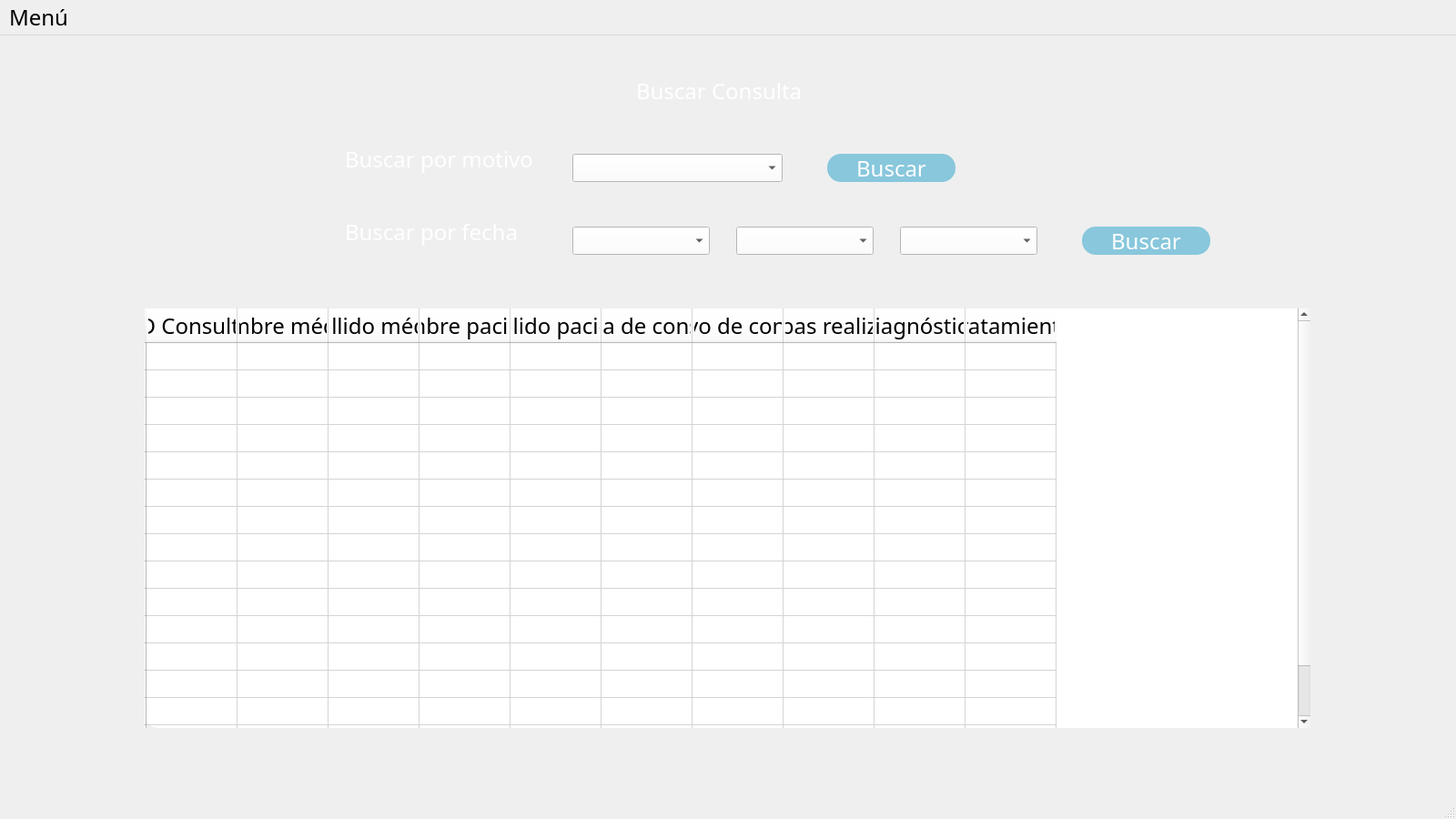
<?xml version="1.0" encoding="UTF-8"?>
<ui version="4.0">
 <class>BuscarConsultaMotivo</class>
 <widget class="QMainWindow" name="BuscarConsultaMotivo">
  <property name="geometry">
   <rect>
    <x>0</x>
    <y>0</y>
    <width>1600</width>
    <height>900</height>
   </rect>
  </property>
  <property name="minimumSize">
   <size>
    <width>1600</width>
    <height>900</height>
   </size>
  </property>
  <property name="maximumSize">
   <size>
    <width>1920</width>
    <height>1080</height>
   </size>
  </property>
  <property name="windowTitle">
   <string>Buscar consulta motivo</string>
  </property>
  <property name="styleSheet">
   <string notr="true">*{
    font-family:century gothic;
    font-size:24px;
}

QWidget{
    background-image: url(:/prefijoNuevo/paisaje-cultura-sostenibilidad.jpg);
}

QFrame{
    background:rgba(0/0/0/0.8);
    border-radius:15px;
}

QPushButton{
    background:#88c7dc;
    color:white;
    border-radius:15px;
}

QPushButton:hover{
    color:#333;
    border-radius:15px;
    background:#49ebff;
}

QToolButton{
    background:red;
    border-radius:60px;

}

QLabel{
    color:white;
    background:transparent;
}

QLineEdit{
    background:transparent;
    border:none;
    color:#717072;
    border-bottom:1px solid #717072;
}</string>
  </property>
  <widget class="QWidget" name="centralwidget">
   <widget class="QFrame" name="frame">
    <property name="geometry">
     <rect>
      <x>49</x>
      <y>30</y>
      <width>1501</width>
      <height>801</height>
     </rect>
    </property>
    <property name="frameShape">
     <enum>QFrame::StyledPanel</enum>
    </property>
    <property name="frameShadow">
     <enum>QFrame::Raised</enum>
    </property>
    <widget class="QLabel" name="label">
     <property name="geometry">
      <rect>
       <x>650</x>
       <y>20</y>
       <width>191</width>
       <height>21</height>
      </rect>
     </property>
     <property name="text">
      <string>Buscar Consulta</string>
     </property>
    </widget>
    <widget class="QTableWidget" name="TablaConsultas">
     <property name="geometry">
      <rect>
       <x>110</x>
       <y>270</y>
       <width>1281</width>
       <height>461</height>
      </rect>
     </property>
     <property name="minimumSize">
      <size>
       <width>0</width>
       <height>0</height>
      </size>
     </property>
     <property name="maximumSize">
      <size>
       <width>1300</width>
       <height>1500</height>
      </size>
     </property>
     <property name="styleSheet">
      <string notr="true">*{ 
background-color: rgb(255, 255, 255);;
color: rgb(0, 0, 0);
font: 10.5pt &quot;MS Shell Dlg 2&quot;
}

</string>
     </property>
     <row>
      <property name="text">
       <string/>
      </property>
     </row>
     <row>
      <property name="text">
       <string/>
      </property>
     </row>
     <row>
      <property name="text">
       <string/>
      </property>
     </row>
     <row>
      <property name="text">
       <string/>
      </property>
     </row>
     <row>
      <property name="text">
       <string/>
      </property>
     </row>
     <row>
      <property name="text">
       <string/>
      </property>
     </row>
     <row>
      <property name="text">
       <string/>
      </property>
     </row>
     <row>
      <property name="text">
       <string/>
      </property>
     </row>
     <row>
      <property name="text">
       <string/>
      </property>
     </row>
     <row>
      <property name="text">
       <string/>
      </property>
     </row>
     <row>
      <property name="text">
       <string/>
      </property>
     </row>
     <row>
      <property name="text">
       <string/>
      </property>
     </row>
     <row>
      <property name="text">
       <string/>
      </property>
     </row>
     <row>
      <property name="text">
       <string/>
      </property>
     </row>
     <row>
      <property name="text">
       <string/>
      </property>
     </row>
     <row>
      <property name="text">
       <string/>
      </property>
     </row>
     <column>
      <property name="text">
       <string>ID Consulta</string>
      </property>
     </column>
     <column>
      <property name="text">
       <string>Nombre médico</string>
      </property>
     </column>
     <column>
      <property name="text">
       <string>Apellido médico</string>
      </property>
     </column>
     <column>
      <property name="text">
       <string>Nombre paciente</string>
      </property>
     </column>
     <column>
      <property name="text">
       <string>Apellido paciente</string>
      </property>
     </column>
     <column>
      <property name="text">
       <string>Fecha de consulta</string>
      </property>
     </column>
     <column>
      <property name="text">
       <string>Motivo de consulta</string>
      </property>
     </column>
     <column>
      <property name="text">
       <string>Pruebas realizadas</string>
      </property>
     </column>
     <column>
      <property name="text">
       <string>Diagnóstico</string>
      </property>
     </column>
     <column>
      <property name="text">
       <string>Tratamiento</string>
      </property>
     </column>
    </widget>
    <widget class="QLabel" name="label_2">
     <property name="geometry">
      <rect>
       <x>330</x>
       <y>90</y>
       <width>221</width>
       <height>31</height>
      </rect>
     </property>
     <property name="text">
      <string>Buscar por motivo</string>
     </property>
    </widget>
    <widget class="QLabel" name="label_3">
     <property name="geometry">
      <rect>
       <x>330</x>
       <y>170</y>
       <width>211</width>
       <height>31</height>
      </rect>
     </property>
     <property name="text">
      <string>Buscar por fecha</string>
     </property>
    </widget>
    <widget class="QComboBox" name="InputMotivo">
     <property name="geometry">
      <rect>
       <x>580</x>
       <y>100</y>
       <width>231</width>
       <height>31</height>
      </rect>
     </property>
     <property name="styleSheet">
      <string notr="true">color: rgb(0, 0, 0);
background-color: rgb(255, 255, 255);</string>
     </property>
     <item>
      <property name="text">
       <string/>
      </property>
     </item>
     <item>
      <property name="text">
       <string>Consulta General</string>
      </property>
     </item>
     <item>
      <property name="text">
       <string>Examenes</string>
      </property>
     </item>
     <item>
      <property name="text">
       <string>Curaciones</string>
      </property>
     </item>
    </widget>
    <widget class="QComboBox" name="inputA">
     <property name="geometry">
      <rect>
       <x>580</x>
       <y>180</y>
       <width>151</width>
       <height>31</height>
      </rect>
     </property>
     <property name="styleSheet">
      <string notr="true">color: rgb(0, 0, 0);
background-color: rgb(255, 255, 255);</string>
     </property>
     <item>
      <property name="text">
       <string/>
      </property>
     </item>
     <item>
      <property name="text">
       <string>2021</string>
      </property>
     </item>
     <item>
      <property name="text">
       <string>2022</string>
      </property>
     </item>
     <item>
      <property name="text">
       <string>2023</string>
      </property>
     </item>
     <item>
      <property name="text">
       <string>2024</string>
      </property>
     </item>
     <item>
      <property name="text">
       <string>2025</string>
      </property>
     </item>
     <item>
      <property name="text">
       <string>2026</string>
      </property>
     </item>
     <item>
      <property name="text">
       <string>2027</string>
      </property>
     </item>
     <item>
      <property name="text">
       <string>2028</string>
      </property>
     </item>
     <item>
      <property name="text">
       <string>2029</string>
      </property>
     </item>
     <item>
      <property name="text">
       <string>2030</string>
      </property>
     </item>
    </widget>
    <widget class="QComboBox" name="inputM">
     <property name="geometry">
      <rect>
       <x>760</x>
       <y>180</y>
       <width>151</width>
       <height>31</height>
      </rect>
     </property>
     <property name="styleSheet">
      <string notr="true">background-color: rgb(255, 255, 255);
color: rgb(0, 0, 0);</string>
     </property>
     <item>
      <property name="text">
       <string/>
      </property>
     </item>
     <item>
      <property name="text">
       <string>-01-</string>
      </property>
     </item>
     <item>
      <property name="text">
       <string>-02-</string>
      </property>
     </item>
     <item>
      <property name="text">
       <string>-03-</string>
      </property>
     </item>
     <item>
      <property name="text">
       <string>-04-</string>
      </property>
     </item>
     <item>
      <property name="text">
       <string>-05-</string>
      </property>
     </item>
     <item>
      <property name="text">
       <string>-06-</string>
      </property>
     </item>
     <item>
      <property name="text">
       <string>-07-</string>
      </property>
     </item>
     <item>
      <property name="text">
       <string>-08-</string>
      </property>
     </item>
     <item>
      <property name="text">
       <string>-09-</string>
      </property>
     </item>
     <item>
      <property name="text">
       <string>-10-</string>
      </property>
     </item>
     <item>
      <property name="text">
       <string>-11-</string>
      </property>
     </item>
     <item>
      <property name="text">
       <string>-12-</string>
      </property>
     </item>
    </widget>
    <widget class="QComboBox" name="inputD">
     <property name="geometry">
      <rect>
       <x>940</x>
       <y>180</y>
       <width>151</width>
       <height>31</height>
      </rect>
     </property>
     <property name="styleSheet">
      <string notr="true">color: rgb(0, 0, 0);
background-color: rgb(255, 255, 255);</string>
     </property>
     <item>
      <property name="text">
       <string/>
      </property>
     </item>
     <item>
      <property name="text">
       <string>1</string>
      </property>
     </item>
     <item>
      <property name="text">
       <string>2</string>
      </property>
     </item>
     <item>
      <property name="text">
       <string>3</string>
      </property>
     </item>
     <item>
      <property name="text">
       <string>4</string>
      </property>
     </item>
     <item>
      <property name="text">
       <string>5</string>
      </property>
     </item>
     <item>
      <property name="text">
       <string>6</string>
      </property>
     </item>
     <item>
      <property name="text">
       <string>7</string>
      </property>
     </item>
     <item>
      <property name="text">
       <string>8</string>
      </property>
     </item>
     <item>
      <property name="text">
       <string>9</string>
      </property>
     </item>
     <item>
      <property name="text">
       <string>10</string>
      </property>
     </item>
     <item>
      <property name="text">
       <string>11</string>
      </property>
     </item>
     <item>
      <property name="text">
       <string>12</string>
      </property>
     </item>
     <item>
      <property name="text">
       <string>13</string>
      </property>
     </item>
     <item>
      <property name="text">
       <string>14</string>
      </property>
     </item>
     <item>
      <property name="text">
       <string>15</string>
      </property>
     </item>
     <item>
      <property name="text">
       <string>16</string>
      </property>
     </item>
     <item>
      <property name="text">
       <string>17</string>
      </property>
     </item>
     <item>
      <property name="text">
       <string>18</string>
      </property>
     </item>
     <item>
      <property name="text">
       <string>19</string>
      </property>
     </item>
     <item>
      <property name="text">
       <string>20</string>
      </property>
     </item>
     <item>
      <property name="text">
       <string>21</string>
      </property>
     </item>
     <item>
      <property name="text">
       <string>22</string>
      </property>
     </item>
     <item>
      <property name="text">
       <string>23</string>
      </property>
     </item>
     <item>
      <property name="text">
       <string>24</string>
      </property>
     </item>
     <item>
      <property name="text">
       <string>25</string>
      </property>
     </item>
     <item>
      <property name="text">
       <string>26</string>
      </property>
     </item>
     <item>
      <property name="text">
       <string>27</string>
      </property>
     </item>
     <item>
      <property name="text">
       <string>28</string>
      </property>
     </item>
     <item>
      <property name="text">
       <string>29</string>
      </property>
     </item>
     <item>
      <property name="text">
       <string>30</string>
      </property>
     </item>
     <item>
      <property name="text">
       <string>31</string>
      </property>
     </item>
    </widget>
    <widget class="QPushButton" name="BotonBuscarFecha">
     <property name="geometry">
      <rect>
       <x>1140</x>
       <y>180</y>
       <width>141</width>
       <height>31</height>
      </rect>
     </property>
     <property name="text">
      <string>Buscar</string>
     </property>
    </widget>
    <widget class="QPushButton" name="BotonBuscarMotivo">
     <property name="geometry">
      <rect>
       <x>860</x>
       <y>100</y>
       <width>141</width>
       <height>31</height>
      </rect>
     </property>
     <property name="text">
      <string>Buscar</string>
     </property>
    </widget>
   </widget>
  </widget>
  <widget class="QMenuBar" name="menubar">
   <property name="geometry">
    <rect>
     <x>0</x>
     <y>0</y>
     <width>1600</width>
     <height>36</height>
    </rect>
   </property>
   <widget class="QMenu" name="menuMenu">
    <property name="title">
     <string>Menú</string>
    </property>
    <addaction name="separator"/>
    <addaction name="actionRegresar"/>
   </widget>
   <addaction name="menuMenu"/>
  </widget>
  <widget class="QStatusBar" name="statusbar"/>
  <action name="actionRegresar">
   <property name="text">
    <string>Regresar</string>
   </property>
  </action>
 </widget>
 <resources>
  <include location="../Imagenes/Imagen.qrc"/>
 </resources>
 <connections/>
</ui>
